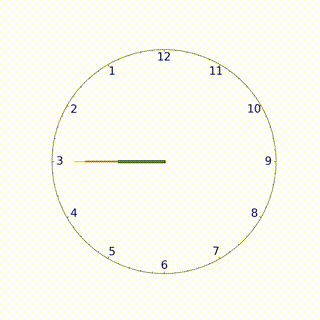
#> input picture clockwise.gif, 320 x 320 px, given in place of old_young.png, which was not available
$ python young_old.py
#> lines starting #> are read from the running program, lines starting #| are printed output that depends on the picture; pictures that were not available may be replaced by others from this repository, and a replacement may not be noted
from PIL import Image
import numpy as np
import imageio.v2 as imageio

# Load the background image (old_young.png)
background = Image.open("old_young.png").convert("RGBA")
bg_width, bg_height = background.size
#> bg_width = 320; bg_height = 320
bg_array = np.array(background)

# Load the animated GIF frames (clockwise.gif) using imageio
gif_reader = imageio.get_reader("clockwise.gif")
gif_frames = [frame for frame in gif_reader]
#> gif_frames = 60 items
gif_reader.close()

# Resize GIF frames to 400x400 and ensure RGBA
gif_frames_resized = []
for frame in gif_frames:
    pil_frame = Image.fromarray(frame).convert("RGBA")
    pil_frame = pil_frame.resize((400, 400), Image.Resampling.LANCZOS)
    gif_frames_resized.append(pil_frame)
#> this loop made 60 passes
#> pass 2, `pil_frame = pil_frame.resize((400, 400), Image.Resampling.LANCZOS)`:
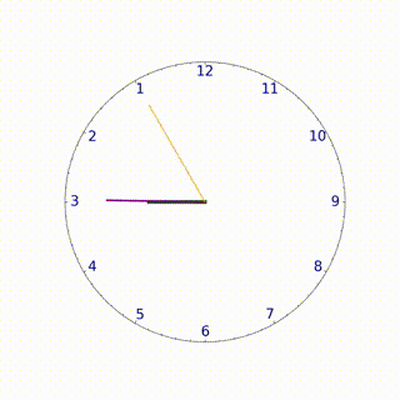
#> pil_frame: PIL image 400x400 RGBA; mean R, G, B, A 250.2, 250, 249.6, 255
#> after the loop, gif_frames_resized = 60 items

# Calculate the center position for the clock
clock_width, clock_height = 400, 400
center_x = (bg_width - clock_width) // 2
#> center_x = -40
center_y = (bg_height - clock_height) // 2
#> center_y = -40

# Create frames for the animation with proper transparency
frames = []
for i in range(len(gif_frames) * 2):  # Loop the GIF twice
    frame_idx = i % len(gif_frames)
    # Create a copy of the background
    bg_copy = background.copy()

    # Overlay the current GIF frame at the center with transparency
    gif_frame = gif_frames_resized[frame_idx]
    # Convert to numpy arrays for alpha blending
    bg_region = np.array(bg_copy.crop((center_x, center_y, center_x + clock_width, center_y + clock_height)))
    gif_region = np.array(gif_frame)

    # Alpha blending
    if gif_region.shape[-1] == 4:
        alpha = gif_region[:, :, 3] / 255.0
        for c in range(3):
            bg_region[:, :, c] = (bg_region[:, :, c] * (1 - alpha) + gif_region[:, :, c] * alpha).astype(np.uint8)

    # Paste the blended region back
    blended = Image.fromarray(bg_region)
    bg_copy.paste(blended, (center_x, center_y))

    # Convert to numpy array for saving
    frame_array = np.array(bg_copy)
    # Ensure the frame is in RGB (remove alpha for saving)
    if frame_array.shape[-1] == 4:
        frame_array = frame_array[:, :, :3]
    frames.append(frame_array)
#> this loop made 120 passes
#> frame_idx on passes 1 to 12: 0, 1, 2, 3, 4, 5, 6, 7, 8, 9, 10, 11
#> pass 1, `bg_region = np.array(bg_copy.crop((center_x, center_y, center_x + cloc..`:
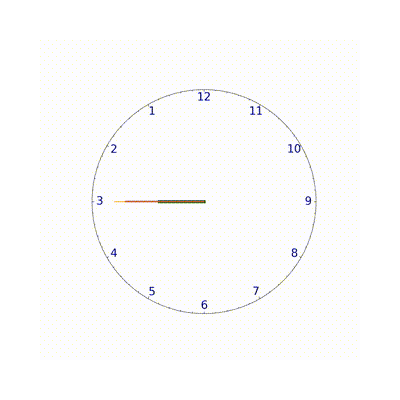
#> bg_region: shape (400, 400, 4); mean R, G, B, A 160.2, 160.2, 160.5, 163.2; transparent parts drawn white
#> pass 1, `blended = Image.fromarray(bg_region)`:
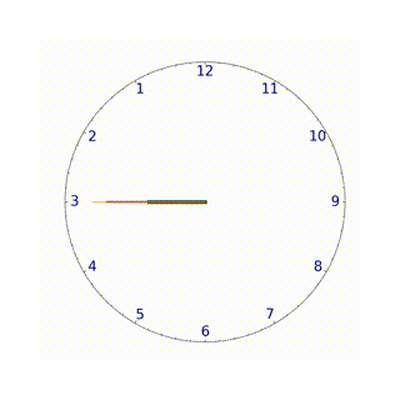
#> blended: PIL image 400x400 RGBA; mean R, G, B, A 250.2, 250.2, 249.6, 163.2; transparent parts drawn white
#> pass 1, `frame_array = np.array(bg_copy)`:
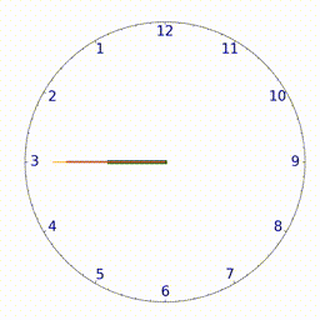
#> frame_array: shape (320, 320, 4); mean R, G, B, A 249.3, 249.2, 248.7, 255
#> after the loop, frames = 120 items

# Save as MP4
imageio.mimwrite('overlay_clock.mp4', frames, fps=10)

# Save as GIF
imageio.mimwrite('overlay_clock.gif', frames, fps=10)

# Optional: Display the first frame to verify
Image.fromarray(frames[0]).show()
